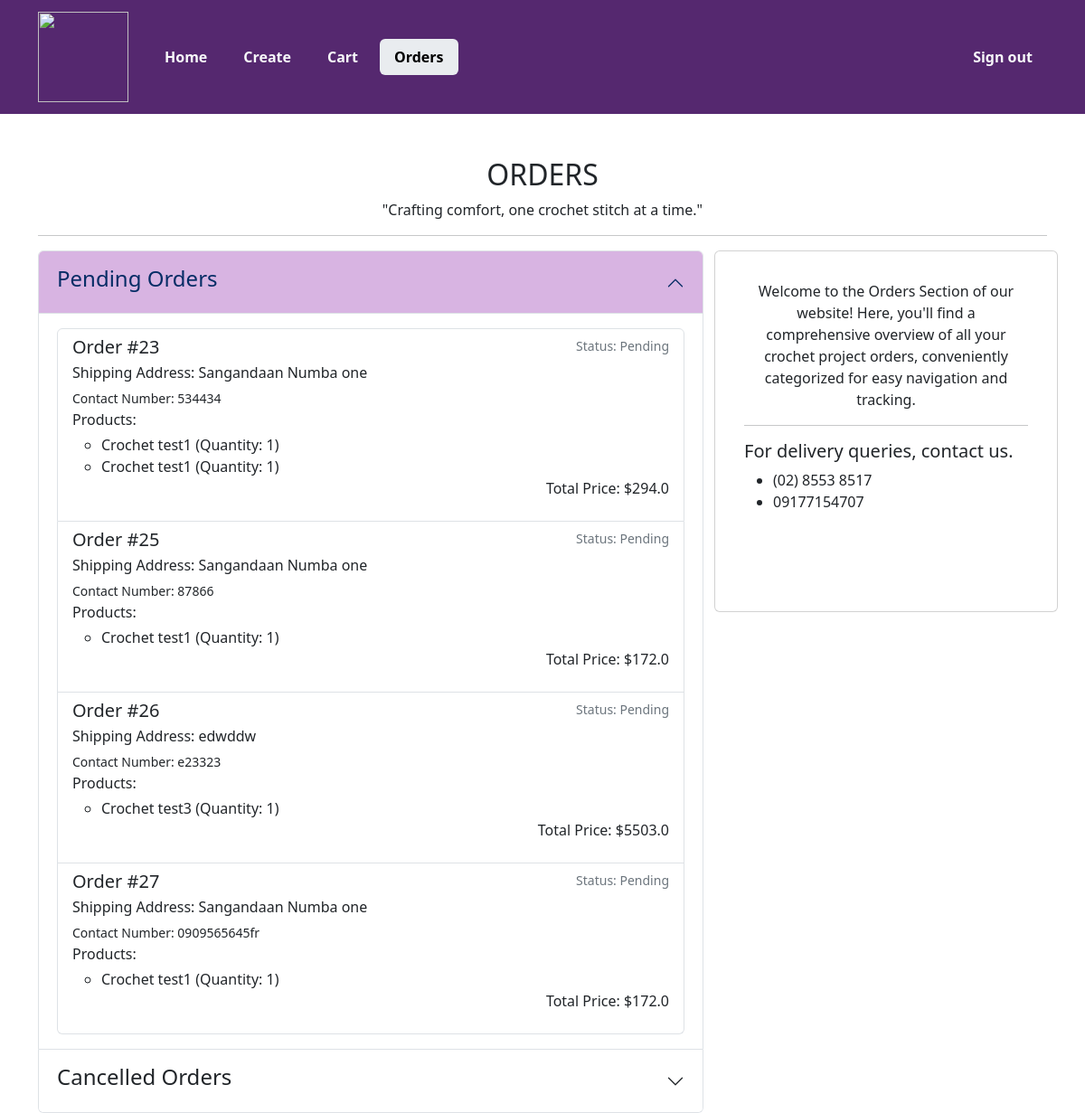
The page /orders/ (signed in) on the database its author committed.
### main/models.py (models this page shows, shortened)
class Order(models.Model):
    user = models.ForeignKey(MyUser, on_delete=models.CASCADE, related_name='orders')
    STATUS_CHOICES = (
        ('Pending', 'Pending'),
        ('Shipped', 'Shipped'),
        ('Delivered', 'Delivered'),
        ('Cancelled', 'Cancelled'),
    )
    status = models.CharField(max_length=20, choices=STATUS_CHOICES, default='Pending')
    contact_number = models.CharField(max_length=20, null=True, blank=True)
    shipping_address = models.TextField(null=False)
    created = models.DateField(auto_now_add=True)
    total_price = models.FloatField(null=True)

class OrderItem(models.Model):
    order = models.ForeignKey(Order, on_delete=models.CASCADE)
    product = models.ForeignKey(Product, on_delete=models.CASCADE)
    quantity = models.PositiveIntegerField()
    additional_notes = models.TextField(null=True)

class Product(models.Model):
    CATEGORY_CHOICES = (
        ('Audio', 'Audio'),
        ('Home', 'Home'),
        ('Accessories', 'Accessories'),
    )
    name = models.CharField(max_length=255)
    price = models.FloatField()
    image1 = models.ImageField(upload_to='product_images/', blank=True, null=True)
    image2 = models.ImageField(upload_to='product_images/', blank=True, null=True)
    image3 = models.ImageField(upload_to='product_images/', blank=True, null=True)
    description = models.TextField()
    category = models.CharField(max_length=20, choices=CATEGORY_CHOICES)

### main/views.py (the view)
# urls.py: path('orders/', views.orders, name="orders"),
@login_required
def orders(request):
    user_orders = Order.objects.filter(user=request.user)
    pending_orders = user_orders.filter(status='Pending')
    shipped_orders = user_orders.filter(status='Shipped')
    delivered_orders = user_orders.filter(status='Delivered')
    cancelled_orders = user_orders.filter(status='Cancelled')
    context = {
        'pending_orders': pending_orders,
        'shipped_orders': shipped_orders,
        'delivered_orders': delivered_orders,
        'cancelled_orders': cancelled_orders,
    }
    return render(request, 'orders.html', context)

### templates/orders.html (shortened to what this page needs)
{% load static %}
<!DOCTYPE html>
<html lang="en">
<head>
    <link rel="stylesheet" href="{% static 'css/bootstrap.css' %}">
</head>
<body>
    <nav class="navbar navbar-expand-lg" style="background-color: #55286F;">
        <div class="container-md py-0">
            <a class="navbar-brand text-light fs-4 d-flex justify-content-center" href="#">
                <img src="{% static 'crochet-logo.png' %}" class="d-flex justify-content-center" width="100px" height="100px" alt="">
            </a>
            <div class="collapse navbar-collapse" id="navbarSupportedContent">
                <ul class="navbar-nav me-auto mb-2 mb-lg-0">
                    <li class="nav-item nav-pills">
                        <a class="nav-link px-3 text-light fw-semibold  ms-2" href="{% url 'home' %}">Home</a>
                    </li>
                    {% if request.user.is_staff %}
                    <li class="nav-item nav-pills">
                        <a class="nav-link px-3 text-light fw-semibold ms-2" href="{% url 'create_product' %}">Create</a>
                    </li>
                    {% endif %}
                    <li class="nav-item nav-pills">
                        <a class="nav-link text-light fw-semibold px-3 ms-2" href="{% url 'cart' %}">Cart</a>
                    </li>
                    <li class="nav-item nav-pills">
                        <a class="nav-link active bg-body-secondary fw-semibold px-3 ms-2" href="{% url 'orders' %}">Orders</a>
                    </li>
                </ul>
                <ul class="navbar-nav ms-auto mb-2 mb-lg-0">
                    {% if request.user.is_authenticated %}
                    <li class="nav-item">
                        <a class="nav-link text-light fw-semibold px-3 ms-2" href="{% url 'signout' %}">Sign out</a>
                    </li>
                    {% else %}
                    <li class="nav-item">
                        <a class="nav-link text-light fw-semibold px-3 ms-2" href="{% url 'signin' %}">Sign in</a>
                    </li>
                    {% endif %}
                </ul>
            </div>
        </div>
    </nav>
    <section class="container-lg mt-5">
        <h2 class="d-flex justify-content-center">ORDERS</h2>
        <p class="d-flex justify-content-center font-italic">"Crafting comfort, one crochet stitch at a time."</p>
        <hr>
        <div class="row">
            <div class="accordion col-md-8 col-sm-12 align-baseline" id="ordersAccordion">
                <div class="accordion" id="accordionExample">
                    {% if pending_orders %}
                    <div class="accordion-item">
                        <h2 class="accordion-header" id="headingOne">
                            <button class="accordion-button" type="button" data-bs-toggle="collapse" data-bs-target="#collapseOne" aria-expanded="true" aria-controls="collapseOne">
                                <h4>Pending Orders</h4>
                            </button>
                        </h2>
                        <div id="collapseOne" class="accordion-collapse collapse show" aria-labelledby="headingOne" data-bs-parent="#accordionExample">
                            <div class="accordion-body">
                                <ul class="list-group">
                                    {% for order in pending_orders %}
                                    <li class="list-group-item">
                                        <div class="d-flex w-100 justify-content-between">
                                            <h5 class="mb-1">Order #{{ order.id }}</h5>
                                            <small class="text-secondary">Status: {{ order.status }}</small>
                                        </div>
                                        <p class="mb-1">Shipping Address: {{ order.shipping_address }}</p>
                                        <small>Contact Number: {{ order.contact_number }}</small>
                                        <p class="mb-1">Products:</p>
                                        <ul>
                                            {% for order_item in order.orderitem_set.all %}
                                                <li>{{ order_item.product.name }} (Quantity: {{ order_item.quantity }})</li>
                                            {% endfor %}
                                        </ul>
                                        <p class="text-end">Total Price: ${{ order.total_price }}</p>
                                    </li>
                                    {% endfor %}
                                </ul>
                            </div>
                        </div>
                    </div>
                    {% endif %}
                    {% if cancelled_orders %}
                    <div class="accordion-item">
                        <h2 class="accordion-header" id="headingThree">
                            <button class="accordion-button collapsed" type="button" data-bs-toggle="collapse" data-bs-target="#collapseFour" aria-expanded="false" aria-controls="collapseFour">
                                <h4>Cancelled Orders</h4>
                            </button>
                        </h2>
                    </div>
                    {% endif %}
                </div>
            </div>
            <div class="card d-none d-md-block col-md-4 p-3" style="height: 400px;">
                <div class="card-body">
                    <p class="text-center">Welcome to the Orders Section of our website! Here, you'll find a comprehensive overview of all your crochet project orders, conveniently categorized for easy navigation and tracking.</p>
                    <hr>
                    <h5>For delivery queries, contact us.</h5>
                    <ul>
                        <li>(02) 8553 8517</li>
                        <li>09177154707</li>
                    </ul>
                </div>
            </div>
        </div>
    </section>
</body>
</html>

### templates/orders.html (style rules this page uses)
.accordion-item button:not(.collapsed) { background-color: #D8B4E2 !important; }

### rows shown on the page
Order: id "23", status "Pending", shipping_address "Sangandaan Numba one", contact_number "534434", total_price "294.0"
OrderItem: product.name "Crochet test1", quantity "1"
OrderItem: product.name "Crochet test1", quantity "1"
Order: id "25", status "Pending", shipping_address "Sangandaan Numba one", contact_number "87866", total_price "172.0"
OrderItem: product.name "Crochet test1", quantity "1"
Order: id "26", status "Pending", shipping_address "edwddw", contact_number "e23323", total_price "5503.0"
OrderItem: product.name "Crochet test3", quantity "1"
Order: id "27", status "Pending", shipping_address "Sangandaan Numba one", contact_number "0909565645fr", total_price "172.0"
OrderItem: product.name "Crochet test1", quantity "1"
